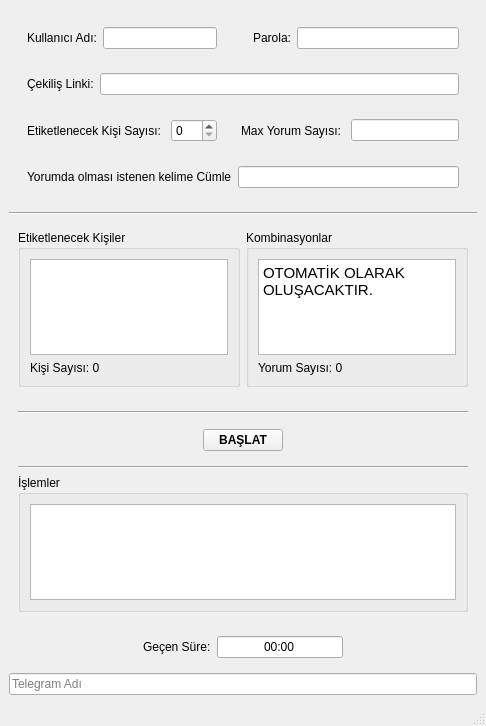
<?xml version="1.0" encoding="UTF-8"?>
<ui version="4.0">
 <class>MainWindow</class>
 <widget class="QMainWindow" name="MainWindow">
  <property name="geometry">
   <rect>
    <x>0</x>
    <y>0</y>
    <width>486</width>
    <height>726</height>
   </rect>
  </property>
  <property name="windowTitle">
   <string>MainWindow</string>
  </property>
  <widget class="QWidget" name="centralwidget">
   <layout class="QVBoxLayout" name="verticalLayout">
    <item>
     <widget class="QFrame" name="frame">
      <property name="frameShape">
       <enum>QFrame::NoFrame</enum>
      </property>
      <property name="frameShadow">
       <enum>QFrame::Raised</enum>
      </property>
      <layout class="QGridLayout" name="gridLayout">
       <item row="0" column="3">
        <widget class="QFrame" name="frame_5">
         <property name="frameShape">
          <enum>QFrame::NoFrame</enum>
         </property>
         <property name="frameShadow">
          <enum>QFrame::Raised</enum>
         </property>
         <layout class="QHBoxLayout" name="horizontalLayout_5">
          <item>
           <widget class="QLabel" name="label_3">
            <property name="acceptDrops">
             <bool>false</bool>
            </property>
            <property name="autoFillBackground">
             <bool>false</bool>
            </property>
            <property name="text">
             <string>Parola:</string>
            </property>
            <property name="scaledContents">
             <bool>false</bool>
            </property>
            <property name="alignment">
             <set>Qt::AlignRight|Qt::AlignTrailing|Qt::AlignVCenter</set>
            </property>
            <property name="wordWrap">
             <bool>true</bool>
            </property>
            <property name="openExternalLinks">
             <bool>false</bool>
            </property>
           </widget>
          </item>
          <item>
           <widget class="QLineEdit" name="lineEdit_2">
            <property name="text">
             <string/>
            </property>
            <property name="echoMode">
             <enum>QLineEdit::Password</enum>
            </property>
           </widget>
          </item>
         </layout>
        </widget>
       </item>
       <item row="0" column="0">
        <widget class="QFrame" name="frame_4">
         <property name="frameShape">
          <enum>QFrame::NoFrame</enum>
         </property>
         <property name="frameShadow">
          <enum>QFrame::Raised</enum>
         </property>
         <layout class="QHBoxLayout" name="horizontalLayout_4">
          <item>
           <widget class="QLabel" name="label_2">
            <property name="text">
             <string>Kullanıcı Adı:</string>
            </property>
            <property name="wordWrap">
             <bool>true</bool>
            </property>
           </widget>
          </item>
          <item>
           <widget class="QLineEdit" name="lineEdit">
            <property name="text">
             <string/>
            </property>
           </widget>
          </item>
         </layout>
        </widget>
       </item>
       <item row="2" column="0">
        <widget class="QFrame" name="frame_7">
         <property name="frameShape">
          <enum>QFrame::NoFrame</enum>
         </property>
         <property name="frameShadow">
          <enum>QFrame::Raised</enum>
         </property>
         <layout class="QHBoxLayout" name="horizontalLayout_7">
          <item>
           <widget class="QLabel" name="label_4">
            <property name="text">
             <string>Etiketlenecek Kişi Sayısı: </string>
            </property>
           </widget>
          </item>
          <item>
           <widget class="QSpinBox" name="spinBox">
            <property name="maximumSize">
             <size>
              <width>70</width>
              <height>16777215</height>
             </size>
            </property>
            <property name="maximum">
             <number>3</number>
            </property>
           </widget>
          </item>
         </layout>
        </widget>
       </item>
       <item row="1" column="0" colspan="4">
        <widget class="QFrame" name="frame_6">
         <property name="frameShape">
          <enum>QFrame::NoFrame</enum>
         </property>
         <property name="frameShadow">
          <enum>QFrame::Raised</enum>
         </property>
         <layout class="QHBoxLayout" name="horizontalLayout_6">
          <item>
           <widget class="QLabel" name="label">
            <property name="text">
             <string>Çekiliş Linki:</string>
            </property>
            <property name="scaledContents">
             <bool>false</bool>
            </property>
            <property name="wordWrap">
             <bool>true</bool>
            </property>
           </widget>
          </item>
          <item>
           <widget class="QLineEdit" name="lineEdit_3">
            <property name="text">
             <string/>
            </property>
            <property name="echoMode">
             <enum>QLineEdit::Normal</enum>
            </property>
           </widget>
          </item>
         </layout>
        </widget>
       </item>
       <item row="2" column="1" colspan="3">
        <widget class="QFrame" name="frame_8">
         <property name="frameShape">
          <enum>QFrame::NoFrame</enum>
         </property>
         <property name="frameShadow">
          <enum>QFrame::Raised</enum>
         </property>
         <layout class="QHBoxLayout" name="horizontalLayout_8">
          <item>
           <widget class="QLabel" name="label_5">
            <property name="text">
             <string>Max Yorum Sayısı: </string>
            </property>
           </widget>
          </item>
          <item>
           <widget class="QLineEdit" name="lineEdit_4">
            <property name="text">
             <string/>
            </property>
           </widget>
          </item>
         </layout>
        </widget>
       </item>
       <item row="3" column="0" colspan="4">
        <widget class="QFrame" name="frame_9">
         <property name="frameShape">
          <enum>QFrame::NoFrame</enum>
         </property>
         <property name="frameShadow">
          <enum>QFrame::Raised</enum>
         </property>
         <layout class="QHBoxLayout" name="horizontalLayout_9">
          <item>
           <widget class="QLabel" name="label_6">
            <property name="text">
             <string>Yorumda olması istenen kelime Cümle</string>
            </property>
           </widget>
          </item>
          <item>
           <widget class="QLineEdit" name="lineEdit_5">
            <property name="text">
             <string/>
            </property>
           </widget>
          </item>
         </layout>
        </widget>
       </item>
      </layout>
     </widget>
    </item>
    <item>
     <widget class="Line" name="line">
      <property name="lineWidth">
       <number>1</number>
      </property>
      <property name="orientation">
       <enum>Qt::Horizontal</enum>
      </property>
     </widget>
    </item>
    <item>
     <widget class="QFrame" name="frame_3">
      <property name="frameShape">
       <enum>QFrame::NoFrame</enum>
      </property>
      <property name="frameShadow">
       <enum>QFrame::Raised</enum>
      </property>
      <layout class="QHBoxLayout" name="horizontalLayout">
       <item>
        <widget class="QGroupBox" name="groupBox">
         <property name="title">
          <string>Etiketlenecek Kişiler</string>
         </property>
         <layout class="QVBoxLayout" name="verticalLayout_4">
          <item>
           <widget class="QTextEdit" name="textEdit">
            <property name="html">
             <string>&lt;!DOCTYPE HTML PUBLIC &quot;-//W3C//DTD HTML 4.0//EN&quot; &quot;http://www.w3.org/TR/REC-html40/strict.dtd&quot;&gt;
&lt;html&gt;&lt;head&gt;&lt;meta name=&quot;qrichtext&quot; content=&quot;1&quot; /&gt;&lt;style type=&quot;text/css&quot;&gt;
p, li { white-space: pre-wrap; }
&lt;/style&gt;&lt;/head&gt;&lt;body style=&quot; font-family:'Ubuntu'; font-size:11pt; font-weight:400; font-style:normal;&quot;&gt;
&lt;p style=&quot;-qt-paragraph-type:empty; margin-top:0px; margin-bottom:0px; margin-left:0px; margin-right:0px; -qt-block-indent:0; text-indent:0px;&quot;&gt;&lt;br /&gt;&lt;/p&gt;
&lt;p style=&quot;-qt-paragraph-type:empty; margin-top:0px; margin-bottom:0px; margin-left:0px; margin-right:0px; -qt-block-indent:0; text-indent:0px;&quot;&gt;&lt;br /&gt;&lt;/p&gt;&lt;/body&gt;&lt;/html&gt;</string>
            </property>
           </widget>
          </item>
          <item>
           <widget class="QLabel" name="label_9">
            <property name="text">
             <string>Kişi Sayısı: 0</string>
            </property>
           </widget>
          </item>
         </layout>
        </widget>
       </item>
       <item>
        <widget class="QGroupBox" name="groupBox_2">
         <property name="title">
          <string>Kombinasyonlar</string>
         </property>
         <layout class="QVBoxLayout" name="verticalLayout_3">
          <item>
           <widget class="QTextEdit" name="textEdit_3">
            <property name="readOnly">
             <bool>true</bool>
            </property>
            <property name="html">
             <string>&lt;!DOCTYPE HTML PUBLIC &quot;-//W3C//DTD HTML 4.0//EN&quot; &quot;http://www.w3.org/TR/REC-html40/strict.dtd&quot;&gt;
&lt;html&gt;&lt;head&gt;&lt;meta name=&quot;qrichtext&quot; content=&quot;1&quot; /&gt;&lt;style type=&quot;text/css&quot;&gt;
p, li { white-space: pre-wrap; }
&lt;/style&gt;&lt;/head&gt;&lt;body style=&quot; font-family:'Ubuntu'; font-size:11pt; font-weight:400; font-style:normal;&quot;&gt;
&lt;p style=&quot; margin-top:0px; margin-bottom:0px; margin-left:0px; margin-right:0px; -qt-block-indent:0; text-indent:0px;&quot;&gt;OTOMATİK OLARAK OLUŞACAKTIR.&lt;/p&gt;&lt;/body&gt;&lt;/html&gt;</string>
            </property>
           </widget>
          </item>
          <item>
           <widget class="QLabel" name="label_8">
            <property name="text">
             <string>Yorum Sayısı: 0</string>
            </property>
           </widget>
          </item>
         </layout>
        </widget>
       </item>
      </layout>
     </widget>
    </item>
    <item>
     <widget class="QFrame" name="frame_2">
      <property name="frameShape">
       <enum>QFrame::NoFrame</enum>
      </property>
      <property name="frameShadow">
       <enum>QFrame::Raised</enum>
      </property>
      <layout class="QVBoxLayout" name="verticalLayout_2">
       <item>
        <widget class="Line" name="line_2">
         <property name="orientation">
          <enum>Qt::Horizontal</enum>
         </property>
        </widget>
       </item>
       <item>
        <widget class="QFrame" name="frame_11">
         <property name="frameShape">
          <enum>QFrame::NoFrame</enum>
         </property>
         <property name="frameShadow">
          <enum>QFrame::Raised</enum>
         </property>
         <layout class="QHBoxLayout" name="horizontalLayout_11">
          <item>
           <spacer name="horizontalSpacer_3">
            <property name="orientation">
             <enum>Qt::Horizontal</enum>
            </property>
            <property name="sizeHint" stdset="0">
             <size>
              <width>40</width>
              <height>20</height>
             </size>
            </property>
           </spacer>
          </item>
          <item>
           <widget class="QPushButton" name="pushButton">
            <property name="font">
             <font>
              <weight>75</weight>
              <bold>true</bold>
             </font>
            </property>
            <property name="text">
             <string>BAŞLAT</string>
            </property>
           </widget>
          </item>
          <item>
           <spacer name="horizontalSpacer_4">
            <property name="orientation">
             <enum>Qt::Horizontal</enum>
            </property>
            <property name="sizeHint" stdset="0">
             <size>
              <width>40</width>
              <height>20</height>
             </size>
            </property>
           </spacer>
          </item>
         </layout>
        </widget>
       </item>
       <item>
        <widget class="Line" name="line_3">
         <property name="orientation">
          <enum>Qt::Horizontal</enum>
         </property>
        </widget>
       </item>
       <item>
        <widget class="QGroupBox" name="groupBox_3">
         <property name="title">
          <string>İşlemler</string>
         </property>
         <layout class="QHBoxLayout" name="horizontalLayout_2">
          <item>
           <widget class="QTextEdit" name="textEdit_2">
            <property name="readOnly">
             <bool>true</bool>
            </property>
           </widget>
          </item>
         </layout>
        </widget>
       </item>
      </layout>
     </widget>
    </item>
    <item>
     <widget class="QFrame" name="frame_10">
      <property name="frameShape">
       <enum>QFrame::NoFrame</enum>
      </property>
      <property name="frameShadow">
       <enum>QFrame::Raised</enum>
      </property>
      <layout class="QHBoxLayout" name="horizontalLayout_10">
       <item>
        <spacer name="horizontalSpacer">
         <property name="orientation">
          <enum>Qt::Horizontal</enum>
         </property>
         <property name="sizeHint" stdset="0">
          <size>
           <width>40</width>
           <height>20</height>
          </size>
         </property>
        </spacer>
       </item>
       <item>
        <widget class="QLabel" name="label_7">
         <property name="text">
          <string>Geçen Süre:</string>
         </property>
        </widget>
       </item>
       <item>
        <widget class="QLineEdit" name="lineEdit_6">
         <property name="text">
          <string>00:00</string>
         </property>
         <property name="alignment">
          <set>Qt::AlignCenter</set>
         </property>
         <property name="dragEnabled">
          <bool>false</bool>
         </property>
         <property name="readOnly">
          <bool>true</bool>
         </property>
        </widget>
       </item>
       <item>
        <spacer name="horizontalSpacer_2">
         <property name="orientation">
          <enum>Qt::Horizontal</enum>
         </property>
         <property name="sizeHint" stdset="0">
          <size>
           <width>40</width>
           <height>20</height>
          </size>
         </property>
        </spacer>
       </item>
      </layout>
     </widget>
    </item>
    <item>
     <widget class="QLineEdit" name="lineEdit_7">
      <property name="text">
       <string/>
      </property>
      <property name="placeholderText">
       <string>Telegram Adı</string>
      </property>
     </widget>
    </item>
   </layout>
  </widget>
  <widget class="QMenuBar" name="menubar">
   <property name="geometry">
    <rect>
     <x>0</x>
     <y>0</y>
     <width>486</width>
     <height>22</height>
    </rect>
   </property>
  </widget>
  <widget class="QStatusBar" name="statusbar"/>
 </widget>
 <resources/>
 <connections/>
</ui>
